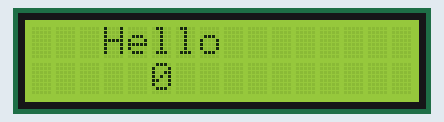
Simulated run of this sketch. Board: Arduino Uno, built with avr-gcc and run on an emulated ATmega328P. Parts: 16×2 character LCD.

Above: at 0.1 s.
At 4.1 s:
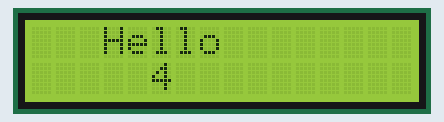
At 9.1 s:
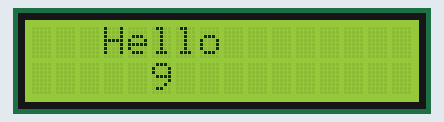
At 19.1 s:
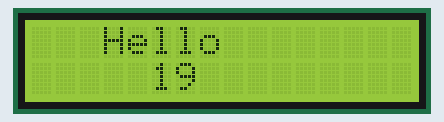
At 29.1 s:
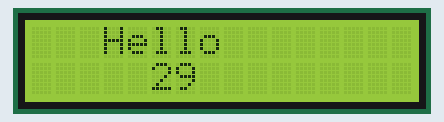
At 39.1 s:
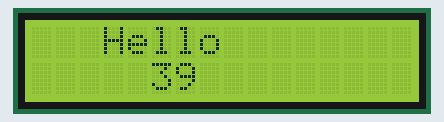

The sketch:

lcd-display.ino
```cpp
//This is 16*2 LCD Display

//Initializing header file for LCD
#include <LiquidCrystal.h>

//Object creation of LCD
LiquidCrystal lcd(12,11,8,7,6,5);
                  //Pins number

void setup() {
//Initializing LCD
lcd.begin(16,2); //lcd.begin(columns,rows)

}

void loop() {

  //Setting up thr Cursor on LCD
  lcd.setCursor(3,0);  //lcd.setCursor(columns,rows)

  //Printing String on LCD
  lcd.println("Hello");

  lcd.setCursor(5,1);
  //Printing Time on LCD
  lcd.println(millis()/1000);


}
```

Measured:
- what the display in image 1 shows lasts 1.0 s, from 4.0 s to 5.0 s
